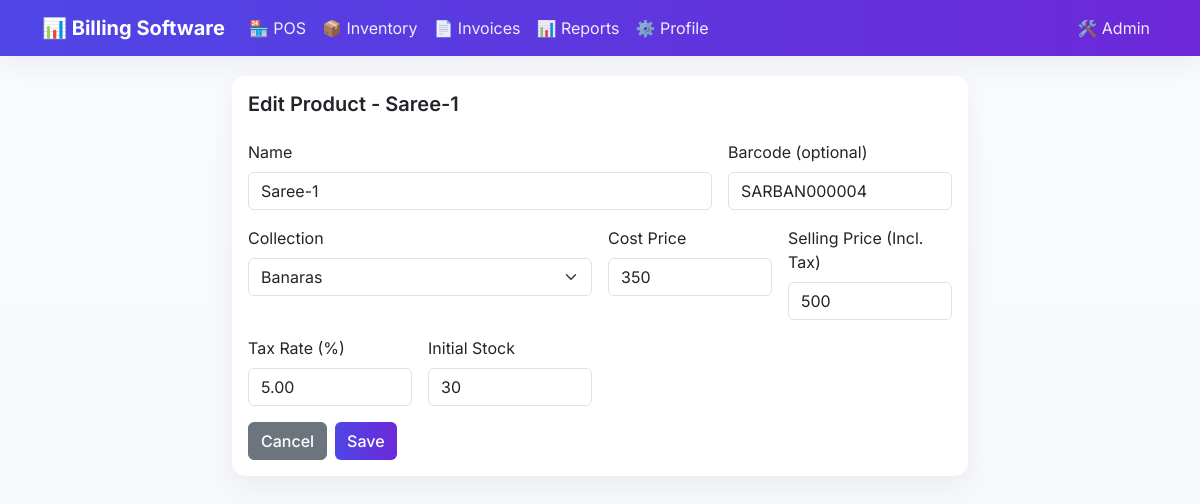
The page /inventory/product/4/edit/ (signed in) on the database its author committed.
### inventory/models.py (models this page shows, shortened)
class Product(models.Model):
    name = models.CharField(max_length=200)
    collection = models.ForeignKey('Collection', on_delete=models.SET_NULL, blank=True, null=True, related_name='products')
    sku = models.CharField(max_length=50, unique=True, blank=True, null=True, help_text="Stock Keeping Unit")
    barcode_value = models.CharField(max_length=100, unique=True, blank=True, null=True)
    price_incl_tax = models.DecimalField(
        max_digits=10,
        decimal_places=0,
        validators=[MinValueValidator(Decimal('1'))],
        help_text="Price including tax"
    )
    tax_rate = models.DecimalField(max_digits=5, decimal_places=2, default=5.00, help_text="Tax rate percentage")
    cost_price = models.DecimalField(
        max_digits=10,
        decimal_places=0,
        validators=[MinValueValidator(Decimal('0'))],
        default=0,
        help_text="Cost price per unit"
    )
    track_stock = models.BooleanField(default=True, help_text="Whether to track stock for this product")
    stock_quantity = models.DecimalField(
        max_digits=10,
        decimal_places=0,
        default=0,
        help_text="Current stock quantity"
    )
    hsn = models.CharField(max_length=20, blank=True, null=True, help_text="HSN/SAC Code")
    unit = models.CharField(max_length=20, default="pcs", help_text="Unit of measurement")
    description = models.TextField(blank=True, null=True)
    created_at = models.DateTimeField(auto_now_add=True)
    updated_at = models.DateTimeField(auto_now=True)
    class Meta:
        ordering = ['name']
        verbose_name = "Product"
        verbose_name_plural = "Products"

### inventory/views.py (the view, shortened to what this page needs)
# urls.py: path('product/<int:product_id>/edit/', views.product_edit, name='product_edit'),
def product_edit(request, product_id):
    if not request.session.get('inventory_authenticated'):
        return redirect('inventory:inventory_login')
    product = get_object_or_404(Product, id=product_id)
    collections = Collection.objects.all()
    context = {
        'product': product,
        'collections': collections,
        'page_title': f'Edit Product - {product.name}'
    }
    return render(request, 'inventory/product_form.html', context)

### templates/inventory/product_form.html (shortened to what this page needs)
{% extends 'base.html' %}
{% block content %}
<div class="row">
    <div class="col-md-8 mx-auto">
        <div class="card">
            <div class="card-body">
                <h5 class="card-title mb-4">{{ page_title }}</h5>
                <form method="post" class="row g-3">
                    <div class="col-md-8">
                        <label class="form-label">Name</label>
                        <input type="text" name="name" value="{{ product.name|default:'' }}" class="form-control" required>
                    </div>
                    <div class="col-md-4">
                        <label class="form-label">Barcode (optional)</label>
                        <input type="text" name="barcode_value" value="{{ product.barcode_value|default:'' }}" class="form-control" placeholder="Auto if empty">
                    </div>
                    <div class="col-md-6">
                        <label class="form-label">Collection</label>
                        <select name="collection" class="form-select">
                            <option value="Banaras" {% if product.collection and product.collection.name == 'Banaras' %}selected{% endif %}>Banaras</option>
                        </select>
                    </div>
                    <div class="col-md-3">
                        <label class="form-label">Cost Price</label>
                        <input type="number" step="1" name="cost_price" value="{{ product.cost_price|default:'0' }}" class="form-control">
                    </div>
                    <div class="col-md-3">
                        <label class="form-label">Selling Price (Incl. Tax)</label>
                        <input type="number" step="1" name="price_incl_tax" value="{{ product.price_incl_tax|default:'' }}" class="form-control" required>
                    </div>
                    <div class="col-md-3">
                        <label class="form-label">Tax Rate (%)</label>
                        <input type="number" step="0.01" name="tax_rate" value="{{ product.tax_rate|default:'5.0' }}" class="form-control" required>
                    </div>
                    <div class="col-md-3">
                        <label class="form-label">Initial Stock</label>
                        <input type="number" step="1" name="stock_quantity" value="{{ product.stock_quantity|default:'0' }}" class="form-control">
                    </div>
                    <div class="col-12 d-flex gap-2 mt-3">
                        <a href="{% url 'inventory:product_list' %}" class="btn btn-secondary">Cancel</a>
                        <button type="submit" class="btn btn-primary">Save</button>
                    </div>
                </form>
            </div>
        </div>
    </div>
    </div>
{% endblock %}

### templates/base.html (style rules this page uses)
:root { --primary-color: #4f46e5; --secondary-color: #64748b; --success-color: #16a34a; --warning-color: #f59e0b; --danger-color: #ef4444; --light-bg: #f6f7fb; --card-bg: #ffffff; --text-color: #0f172a; --muted-color: #64748b; --ring: rgba(79, 70, 229, .25); --shadow: 0 10px 30px rgba(15,23,42,0.06); --shadow-hover: 0 18px 40px rgba(15,23,42,0.10); }
body { font-family: 'Inter', 'Segoe UI', Tahoma, Geneva, Verdana, sans-serif; background: linear-gradient(180deg, #fafbff 0%, #f6f7fb 100%); color: var(--text-color); -webkit-font-smoothing: antialiased; -moz-osx-font-smoothing: grayscale; }
.card { border: none; background: var(--card-bg); box-shadow: var(--shadow); border-radius: 14px; transition: transform .15s ease, box-shadow .15s ease; }
.card-title { font-weight: 600; }
.btn { border-radius: 6px; font-weight: 500; transition: transform .08s ease, box-shadow .15s ease; }
.btn-primary, .bg-primary { background: linear-gradient(90deg, var(--primary-color), #6d28d9) !important; border: none; }

### rows shown on the page
Product: name "Saree-1", barcode_value "SARBAN000004", collection "Banaras", cost_price "350", price_incl_tax "500", tax_rate "5.00", stock_quantity "30"

### other values the page prints
{{ page_title }} "Edit Product - Saree-1"
